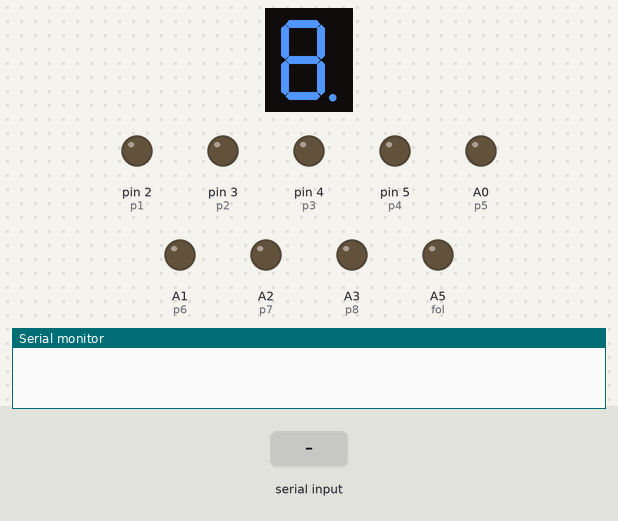
Simulated run of this sketch. Board: Arduino Uno, built with avr-gcc and run on an emulated ATmega328P. On the bench: 1-digit seven-segment display, output pins drawn as LEDs (lit = HIGH), the last lines printed to the serial monitor. Wiring (inferred from the names in the program): 1-digit 7-segment display, segments lit when LOW: segments pin 6, pin 7, pin 8, pin 9, pin 10, pin 11, pin 12, pin 13. The test bench sets the inputs (shaded band). The segment pins are drawn as the display they are named for; pins used as bus, display or sensor lines are not drawn.

Above: at 1.2 s.
1.3 s: "90,45\n" received over Serial
2.8 s: "30,150\n" received over Serial
At 4.1 s:
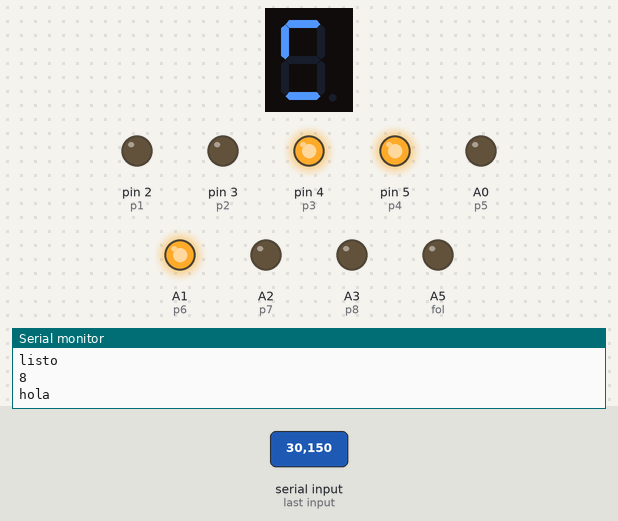
Timing chart, 0 to 5.8 s (numbered marks = the images above; inputs shaded):
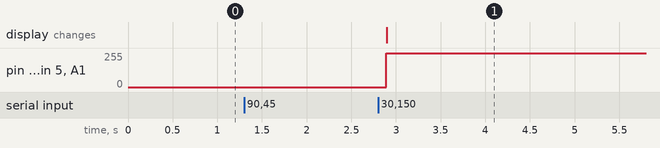

The sketch:

visor7segmentos.ino
```cpp
//declaramos los pines que seran utilizados  a lo largo de la ejecucion, estos pines activaran diferentes puntos de la matriz
const int a = 6;
const int b = 7;
const int c = 8;
const int d = 9;
const int e = 10;
const int f = 11;
const int g = 12;
const int h = 13;


const int p1 = 2;
const int p2 = 3;
const int p3 = 4;
const int p4 = 5;
const int p5 = A0;
const int p6 = A1;
const int p7 = A2;
const int p8 = A3;
const int fol = A5;

//aqui declaramos var1 y var2 que son la fila y la columna en la matriz de leds, al cambiar los valores lo que hacemos es abilitar los pines del arduino
int var1, var2;

//setup es para la configuracion de lo que se va a trabajar en el arduino
void setup(){
  Serial.begin(9600);
//zona de habilitacion
//habilitamos los puertos para salida de los pulsos de corriente electrica
pinMode(a, OUTPUT);
pinMode(b, OUTPUT);
pinMode(c, OUTPUT);
pinMode(d, OUTPUT);
pinMode(e, OUTPUT);
pinMode(f, OUTPUT);
pinMode(g, OUTPUT);
pinMode(h, OUTPUT);


pinMode(p1, OUTPUT);
pinMode(p2, OUTPUT);
pinMode(p3, OUTPUT);
pinMode(p4, OUTPUT);
pinMode(p5, OUTPUT);
pinMode(p6, OUTPUT);
pinMode(p7, OUTPUT);
pinMode(p8, OUTPUT);

pinMode(fol,OUTPUT);


pinMode(var1,OUTPUT);
pinMode(var2,OUTPUT);
}


int input;
int x[8] = {-1,-1,-1,-1,-1,-1,-1,-1};
int colision = 0;
int condicion = 0;
int cantidadReinas = 0;
//int posiciones[92][8];

void loop(){
/*
en esta parte se encuentra el ciclo de auto repeticion que hace el arduino, este ciclo es obligatorio y necesario dentro de la placa arduino uno
*/
if(Serial.available()>0)              //se activa si el puerto serial esta activo
    {

          int w = 0;                  //esta variable se encargara de validar que se hayan leido las 9 posiciones validas en la matriz
          cantidadReinas = 0;         //esta variable lo que realiza es almacenar la cantidad de reinas mostradas en el tablero de la matriz
          while(w < 8){               //este ciclo realiza la lectura de datos hasta que se hayan validado 8 reinas
           input = Serial.read();     //realiza la lectura constante de los valores enviados al arudino

           input = input - 48;        //pasa el valor de numeros ASCI a enteros
           if((input == 0)||(input == 1)||(input == 2)||(input == 3)||(input == 4)||(input == 5)||(input == 6)||(input == 7)){        //revisa que el valor leido sea una posicion en el tablero

              x[w] = input;                            //asigna en la fila w la columna de la reina
              cantidadReinas++;                        //como es una reina valida ingresada se le suma en uno la cantida de reinas totales
                                                       //realiza las impresiones en pantalla para poder visualizar los datos
              Serial.print("entrada ");
              Serial.print(w);
              Serial.print(" valor ");
              Serial.println(x[w]);
              w++;
           }else if(input == 8){                                                                                                     //esta condicion se realiza debido a que la reina se ha colocado fuera del area del tablero, sin embargo, la reina exite
             x[w] = input;                            //asigna en la fila w la columna de la reina

              Serial.print("entro ");
              Serial.print(w);
              Serial.print(" valor ");
              Serial.println(x[w]);
              w++;
           }

        }


        Serial.println("listo");
        Serial.println(cantidadReinas);
        //Serial.println(posiciones[posi][0]);

        //
   // }
 Serial.println("hola");

    //for(int valor = 0; valor < 92;valor++){
      // Serial.println(posiciones[valor][0]);
      for(int m = 0; m<10000;m++){
        for(int var = 0; var<8; var++){
          if(x[var]==0){
              var1 = a;
          }
          if(x[var]==1){
              var1 = f;
          }
          if(x[var]==2){
              var1 = p8;
          }
          if(x[var]==3){
              var1 = d;
          }
          if(x[var]==4){
              var1 = p1;
          }
          if(x[var]==5){
              var1 = p7;
          }
          if(x[var]==6){
              var1 = p2;
          }
          if(x[var]==7){
              var1 = p5;
          }


          if(var==0){
              var2 = e;
          }
          if(var==1){
              var2 = p3;
          }
          if(var==2){
              var2 = p4;
          }
          if(var==3){
              var2 = b;
          }
          if(var==4){
              var2 = p6;
          }
          if(var==5){
              var2 = c;
          }
          if(var==6){
              var2 = g;
          }
          if(var==7){
              var2 = h;
          }


      //En esta seccion lo que vamos a realizar es encender individualmente los leds
       if(x[var]!=8){
         for(int i = 0; i < cantidadReinas;i++){
           if(i!=var){
             if((x[i]== x[var])||(abs(x[i]-x[var])==abs(i-var))){
               condicion = 1;
               break;
             }else{
               condicion = 0;
             }
         }else{
           condicion = 0;
         }
       }
         if(condicion == 1){
           if(colision < 100){
               digitalWrite(var1,HIGH);          //activa la fila del led que vamos a seleccionar
               digitalWrite(var2,LOW);           //activa la columna de leds que seleccionamos para imprimir en la pantalla de leds
                                      //la colision de la fila y la columna activa exactamente el led requerido
               }if(colision < 2000){

              }else{
                  colision = 0;
              }
         }else{
               digitalWrite(var1,HIGH);          //activa la fila del led que vamos a seleccionar
               digitalWrite(var2,LOW);           //activa la columna de leds que seleccionamos para imprimir en la pantalla de leds
                                      //la colision de la fila y la columna activa exactamente el led requerido
         }
         colision ++;
       }
      digitalWrite(var1,LOW);
      digitalWrite(var2,HIGH);
      }


    }
    //Serial.write(1);
    }
    //}

    }
```

Measured:
- after the input at 2.8 s, pin 4 (p3), pin 5 (p4), A1 (p6): 0/255 → 254/255 after 0.09 s, → 255/255 0.56 s later; the display: changes after 0.10 s (image 1)
